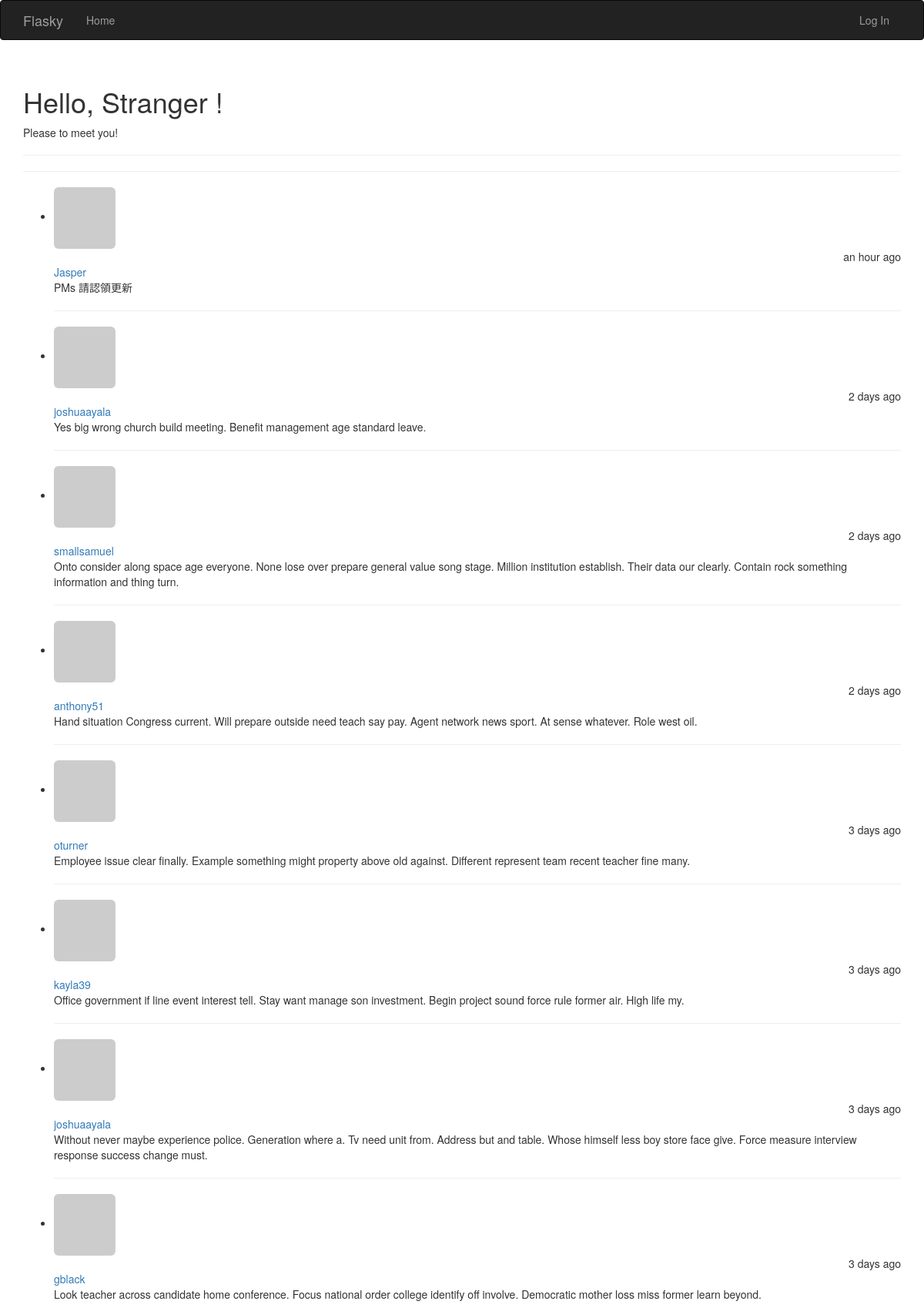
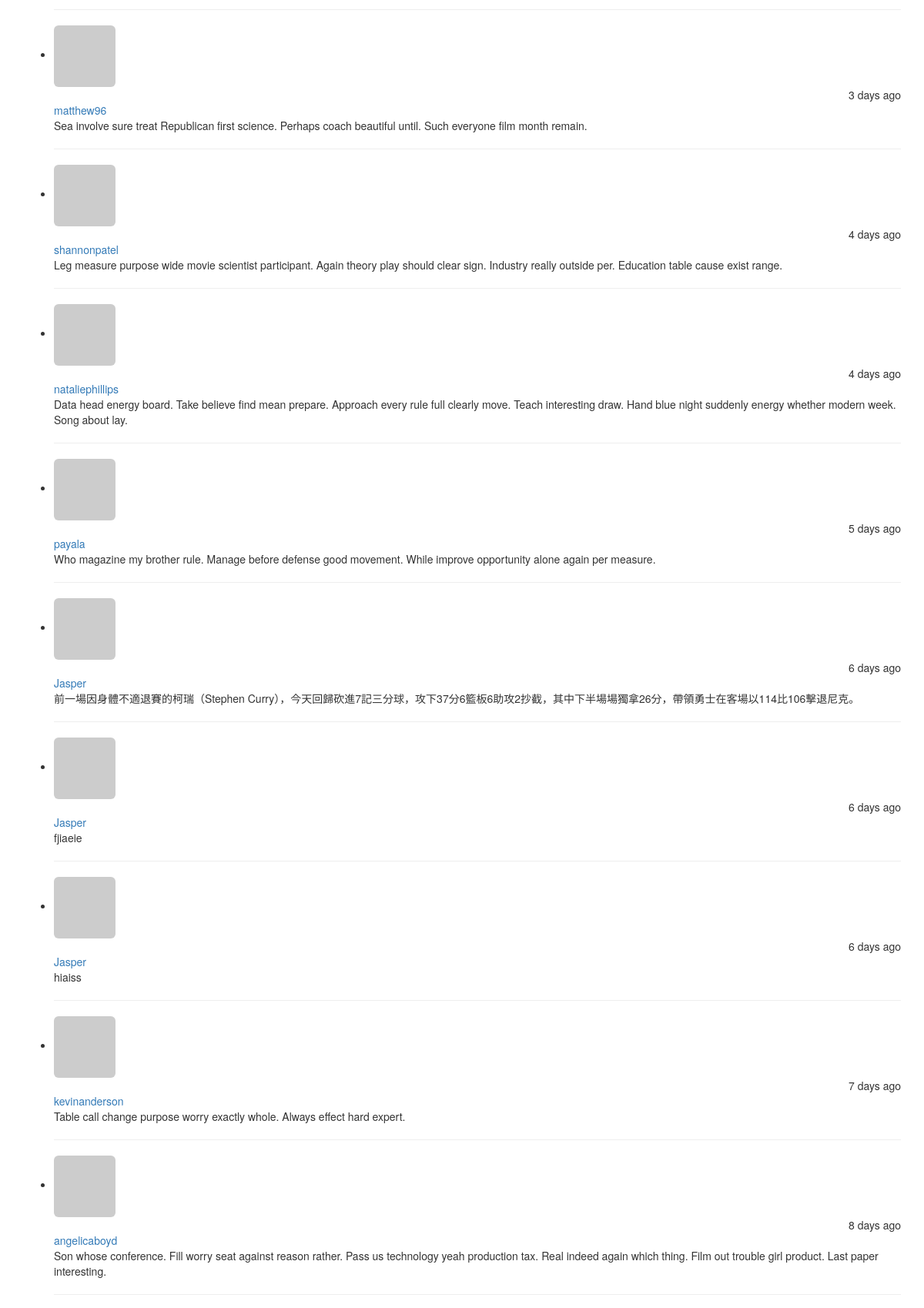
The page / (upper part) on the database its author committed (2 pictures, top to bottom).
### app/models.py (models this page shows, shortened)
class Post(db.Model):
    __tablename__ = 'posts'
    id = db.Column(db.Integer, primary_key = True)
    body = db.Column(db.Text())
    timestamp = db.Column(db.DateTime(), index=True, default=datetime.utcnow)
    author_id = db.Column(db.Integer, db.ForeignKey('users.id'))

class User(UserMixin, db.Model):
    __tablename__ = 'users'
    __table_args__ = {'extend_existing': True}
    id = db.Column(db.Integer, primary_key=True)
    email = db.Column(db.String(64), unique=True, index=True)
    username = db.Column(db.String(64), unique=True, index=True)
    role_id = db.Column(db.Integer, db.ForeignKey('roles.id'))
    password_hash = db.Column(db.String(128))
    confirmed = db.Column(db.Boolean, default=False)
    name = db.Column(db.String(64))
    location = db.Column(db.String(64))
    about_me = db.Column(db.Text())
    member_since = db.Column(db.DateTime(), default=datetime.utcnow)
    last_seen = db.Column(db.DateTime(), default=datetime.utcnow)
    avatar_hash = db.Column(db.String(64))
    posts = db.relationship('Post', backref='author', lazy='dynamic')
    @property
    def password(self):
        raise AttributeError('password is not a readable attribute')
    def gravatar_hash(self):
        return hashlib.md5(self.email.lower().encode('utf-8')).hexdigest()
    def gravatar(self, size=100, default='identicon', rating='g'):
        if request.is_secure:
            url = 'https://secure.gravatar.com/avatar'
        else:
            url = 'https://www.gravatar.com/avatar'
        hash = self.avatar_hash or self.gravatar_hash()
        return '{url}/{hash}?s={size}&d={default}&r={rating}'.format(
            url=url, hash=hash, size=size, default=default, rating=rating
        )

### app/main/views.py (the view)
@main.route('/', methods=['GET', 'POST'])
def index():
    form = PostForm()
    if current_user.can(Permission.WRITE) and form.validate_on_submit():
        post = Post(body=form.body.data,
                    author=current_user._get_current_object())
        db.session.add(post)
        db.session.commit()
        return redirect(url_for('.index'))
    posts = Post.query.order_by(Post.timestamp.desc()).all()
    return render_template('index.html', form=form, posts=posts)

### app/auth/views.py (called while the page is built)
@auth.before_app_request
def before_request():
    if current_user.is_authenticated:
        current_user.ping()
        if not current_user.confirmed \
                and request.endpoint \
                and request.blueprint != 'auth' \
                and request.endpoint != 'static':
            return redirect(url_for('auth.unconfirmed'))

### app/main/__init__.py (called while the page is built)
@main.app_context_processor
def inject_permissions():
    return dict(Permission=Permission)

### app/models.py (called while the page is built)
    def can(self, permissions):
        return False

### app/templates/index.html (shortened to what this page needs)
{% extends "base.html" %}
{% import "bootstrap/wtf.html" as wtf %}
{% block page_content %}
<div class="page-header">
    <h1>Hello,
        {% if current_user.is_authenticated %}
        {{ current_user.username }}
        {% else %}
            Stranger
        {% endif %}!</h1>
    {% if not known %}
    <p>Please to meet you!</p>
    {% else %}
    <p>Happy to see you again!</p>
    {% endif %}
</div>
<hr>
<ul class="posts">
    {% for post in posts %}
    <li class="post">
        <div class="profile-thumbnail" >
            <a href="{{ url_for('.user', username=post.author.username) }}">
                <img class="img-rounded profile-thumbnail"
                     src="{{ post.author.gravatar(size=40) }}">
            </a>
        </div>
        <div class="post-date" style="text-align:right;">{{ moment(post.timestamp).fromNow() }}</div>
        <div class="post-author" >
            <a href="{{ url_for('.user', username=post.author.username) }}">
                {{ post.author.username }}
            </a>
        </div>
        <div class="post-body">{{ post.body }}</div>
    </li>
    <hr>
    {% endfor %}
</ul>
{% endblock %}

### rows shown on the page
Post: timestamp "an hour ago", author.username "Jasper", body "PMs 請認領更新"
Post: timestamp "2 days ago", author.username "joshuaayala", body "Yes big wrong church build meeting. Benefit management age standard leave."
Post: timestamp "2 days ago", author.username "smallsamuel", body "Onto consider along space age everyone. None lose over prepare general value song stage. Million institution establish. Their data our clearly. Contain rock something information and thing turn."
Post: timestamp "2 days ago", author.username "anthony51", body "Hand situation Congress current. Will prepare outside need teach say pay. Agent network news sport. At sense whatever. Role west oil."
Post: timestamp "3 days ago", author.username "oturner", body "Employee issue clear finally. Example something might property above old against. Different represent team recent teacher fine many."
Post: timestamp "3 days ago", author.username "kayla39", body "Office government if line event interest tell. Stay want manage son investment. Begin project sound force rule former air. High life my."
Post: timestamp "3 days ago", author.username "joshuaayala", body "Without never maybe experience police. Generation where a. Tv need unit from. Address but and table. Whose himself less boy store face give. Force measure interview response success change must."
Post: timestamp "3 days ago", author.username "gblack", body "Look teacher across candidate home conference. Focus national order college identify off involve. Democratic mother loss miss former learn beyond."
Post: timestamp "3 days ago", author.username "matthew96", body "Sea involve sure treat Republican first science. Perhaps coach beautiful until. Such everyone film month remain."
Post: timestamp "4 days ago", author.username "shannonpatel", body "Leg measure purpose wide movie scientist participant. Again theory play should clear sign. Industry really outside per. Education table cause exist range."
Post: timestamp "4 days ago", author.username "nataliephillips", body "Data head energy board. Take believe find mean prepare. Approach every rule full clearly move. Teach interesting draw. Hand blue night suddenly energy whether modern week. Song about lay."
Post: timestamp "5 days ago", author.username "payala", body "Who magazine my brother rule. Manage before defense good movement. While improve opportunity alone again per measure."
Post: timestamp "6 days ago", author.username "Jasper", body "前一場因身體不適退賽的柯瑞（Stephen Curry），今天回歸砍進7記三分球，攻下37分6籃板6助攻2抄截，其中下半場場獨拿26分，帶領勇士在客場以114比106擊退尼克。"
Post: timestamp "6 days ago", author.username "Jasper", body "fjiaeie"
Post: timestamp "6 days ago", author.username "Jasper", body "hiaiss"
Post: timestamp "7 days ago", author.username "kevinanderson", body "Table call change purpose worry exactly whole. Always effect hard expert."
Post: timestamp "8 days ago", author.username "angelicaboyd", body "Son whose conference. Fill worry seat against reason rather. Pass us technology yeah production tax. Real indeed again which thing. Film out trouble girl product. Last paper interesting."
